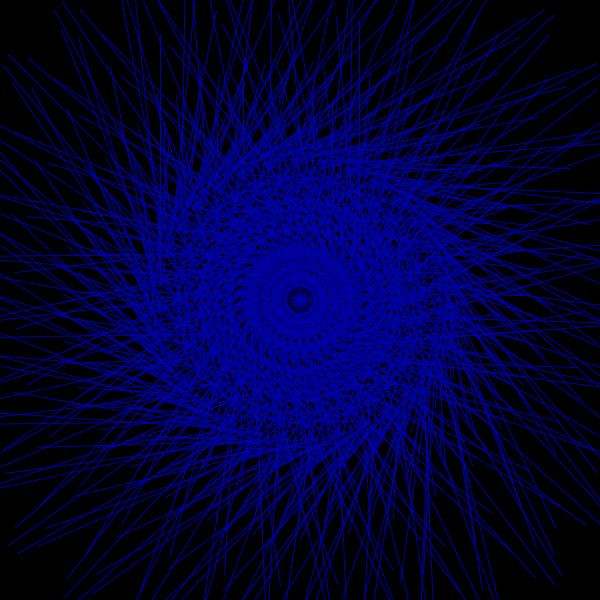
Frame 1 (no input)
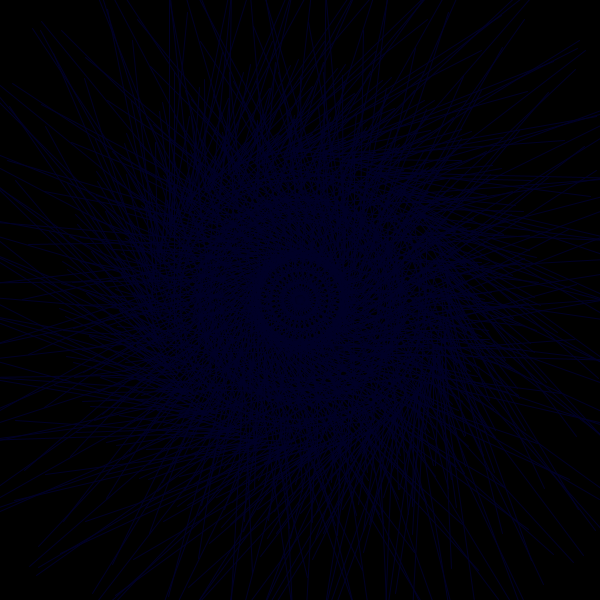
Frame 60 (the mouse pressed at the canvas centre just before this capture)
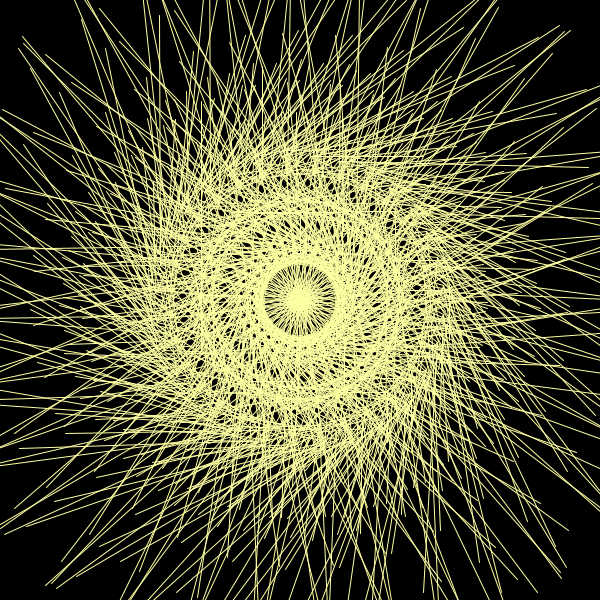
Frame 120 (the mouse held since frame 60 and released just before this capture)

The Processing sketch that drew these frames (run headless with seeded random() and noise(); from frame 60 on, the mouse is pressed at the canvas centre):

// Processing sketch: processing_23291
// ── processing_23291.pde

float theta =0;

void setup() {
  size(600,600);
  smooth();
}

void draw() {
  background (0);
  stroke(mouseX,mouseY, random(255));

  translate (width/2,height/2);

  for(float i=0; i< TWO_PI; i+=0.2) {
    pushMatrix();
    rotate(theta+i);
    line(0,0,100,0);
    for(float j=0; j < TWO_PI; j+=0.5) {
      pushMatrix();
      translate( 100,0);
      rotate (-theta-j);
      line (0,0,50,0);
      line (50,50,50,0);
      line (100,100,50,0);
      line (200,200,50,0);
    
      popMatrix();
    }
    popMatrix();
  }
  endShape();
  theta+=0.01;
}
